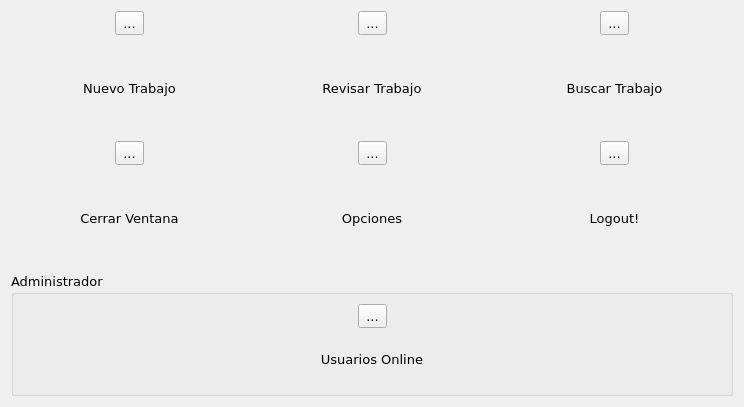
<?xml version="1.0" encoding="UTF-8"?>
<ui version="4.0">
 <class>wUserPanel</class>
 <widget class="QWidget" name="wUserPanel">
  <property name="geometry">
   <rect>
    <x>0</x>
    <y>0</y>
    <width>744</width>
    <height>407</height>
   </rect>
  </property>
  <property name="sizePolicy">
   <sizepolicy hsizetype="Fixed" vsizetype="Fixed">
    <horstretch>0</horstretch>
    <verstretch>0</verstretch>
   </sizepolicy>
  </property>
  <property name="font">
   <font>
    <family>Verdana</family>
    <pointsize>10</pointsize>
   </font>
  </property>
  <property name="windowTitle">
   <string>Form</string>
  </property>
  <layout class="QVBoxLayout" name="verticalLayout_8">
   <item>
    <layout class="QHBoxLayout" name="horizontalLayout_8">
     <item>
      <layout class="QVBoxLayout" name="verticalLayout">
       <item>
        <layout class="QHBoxLayout" name="horizontalLayout_4">
         <item>
          <spacer name="horizontalSpacer_7">
           <property name="orientation">
            <enum>Qt::Horizontal</enum>
           </property>
           <property name="sizeHint" stdset="0">
            <size>
             <width>40</width>
             <height>20</height>
            </size>
           </property>
          </spacer>
         </item>
         <item>
          <widget class="QToolButton" name="newJobButton">
           <property name="text">
            <string>...</string>
           </property>
           <property name="icon">
            <iconset resource="resources.qrc">
             <normaloff>:/icons/graphics/jobadd.png</normaloff>:/icons/graphics/jobadd.png</iconset>
           </property>
           <property name="iconSize">
            <size>
             <width>64</width>
             <height>64</height>
            </size>
           </property>
          </widget>
         </item>
         <item>
          <spacer name="horizontalSpacer_8">
           <property name="orientation">
            <enum>Qt::Horizontal</enum>
           </property>
           <property name="sizeHint" stdset="0">
            <size>
             <width>40</width>
             <height>20</height>
            </size>
           </property>
          </spacer>
         </item>
        </layout>
       </item>
       <item>
        <widget class="QLabel" name="label">
         <property name="text">
          <string>Nuevo Trabajo</string>
         </property>
         <property name="alignment">
          <set>Qt::AlignCenter</set>
         </property>
        </widget>
       </item>
      </layout>
     </item>
     <item>
      <layout class="QVBoxLayout" name="verticalLayout_2">
       <item>
        <layout class="QHBoxLayout" name="horizontalLayout_5">
         <item>
          <spacer name="horizontalSpacer_9">
           <property name="orientation">
            <enum>Qt::Horizontal</enum>
           </property>
           <property name="sizeHint" stdset="0">
            <size>
             <width>40</width>
             <height>20</height>
            </size>
           </property>
          </spacer>
         </item>
         <item>
          <widget class="QToolButton" name="viewJobButton">
           <property name="text">
            <string>...</string>
           </property>
           <property name="icon">
            <iconset resource="resources.qrc">
             <normaloff>:/icons/graphics/jobedit.png</normaloff>:/icons/graphics/jobedit.png</iconset>
           </property>
           <property name="iconSize">
            <size>
             <width>64</width>
             <height>64</height>
            </size>
           </property>
          </widget>
         </item>
         <item>
          <spacer name="horizontalSpacer_10">
           <property name="orientation">
            <enum>Qt::Horizontal</enum>
           </property>
           <property name="sizeHint" stdset="0">
            <size>
             <width>40</width>
             <height>20</height>
            </size>
           </property>
          </spacer>
         </item>
        </layout>
       </item>
       <item>
        <widget class="QLabel" name="label_2">
         <property name="text">
          <string>Revisar Trabajo</string>
         </property>
         <property name="alignment">
          <set>Qt::AlignCenter</set>
         </property>
        </widget>
       </item>
      </layout>
     </item>
     <item>
      <layout class="QVBoxLayout" name="verticalLayout_3">
       <item>
        <layout class="QHBoxLayout" name="horizontalLayout_6">
         <item>
          <spacer name="horizontalSpacer_11">
           <property name="orientation">
            <enum>Qt::Horizontal</enum>
           </property>
           <property name="sizeHint" stdset="0">
            <size>
             <width>40</width>
             <height>20</height>
            </size>
           </property>
          </spacer>
         </item>
         <item>
          <widget class="QToolButton" name="searchJobButton">
           <property name="text">
            <string>...</string>
           </property>
           <property name="icon">
            <iconset resource="resources.qrc">
             <normaloff>:/icons/graphics/edit-find.png</normaloff>:/icons/graphics/edit-find.png</iconset>
           </property>
           <property name="iconSize">
            <size>
             <width>64</width>
             <height>64</height>
            </size>
           </property>
          </widget>
         </item>
         <item>
          <spacer name="horizontalSpacer_12">
           <property name="orientation">
            <enum>Qt::Horizontal</enum>
           </property>
           <property name="sizeHint" stdset="0">
            <size>
             <width>40</width>
             <height>20</height>
            </size>
           </property>
          </spacer>
         </item>
        </layout>
       </item>
       <item>
        <widget class="QLabel" name="label_3">
         <property name="text">
          <string>Buscar Trabajo</string>
         </property>
         <property name="alignment">
          <set>Qt::AlignCenter</set>
         </property>
        </widget>
       </item>
      </layout>
     </item>
    </layout>
   </item>
   <item>
    <layout class="QHBoxLayout" name="horizontalLayout_7">
     <item>
      <layout class="QVBoxLayout" name="verticalLayout_6">
       <item>
        <layout class="QHBoxLayout" name="horizontalLayout_3">
         <item>
          <spacer name="horizontalSpacer_5">
           <property name="orientation">
            <enum>Qt::Horizontal</enum>
           </property>
           <property name="sizeHint" stdset="0">
            <size>
             <width>40</width>
             <height>20</height>
            </size>
           </property>
          </spacer>
         </item>
         <item>
          <widget class="QToolButton" name="closeButton">
           <property name="text">
            <string>...</string>
           </property>
           <property name="icon">
            <iconset resource="resources.qrc">
             <normaloff>:/icons/graphics/window-close-3.png</normaloff>:/icons/graphics/window-close-3.png</iconset>
           </property>
           <property name="iconSize">
            <size>
             <width>64</width>
             <height>64</height>
            </size>
           </property>
          </widget>
         </item>
         <item>
          <spacer name="horizontalSpacer_6">
           <property name="orientation">
            <enum>Qt::Horizontal</enum>
           </property>
           <property name="sizeHint" stdset="0">
            <size>
             <width>40</width>
             <height>20</height>
            </size>
           </property>
          </spacer>
         </item>
        </layout>
       </item>
       <item>
        <widget class="QLabel" name="label_4">
         <property name="text">
          <string>Cerrar Ventana</string>
         </property>
         <property name="alignment">
          <set>Qt::AlignCenter</set>
         </property>
        </widget>
       </item>
      </layout>
     </item>
     <item>
      <layout class="QVBoxLayout" name="verticalLayout_5">
       <item>
        <layout class="QHBoxLayout" name="horizontalLayout">
         <item>
          <spacer name="horizontalSpacer_2">
           <property name="orientation">
            <enum>Qt::Horizontal</enum>
           </property>
           <property name="sizeHint" stdset="0">
            <size>
             <width>40</width>
             <height>20</height>
            </size>
           </property>
          </spacer>
         </item>
         <item>
          <widget class="QToolButton" name="configButton">
           <property name="text">
            <string>...</string>
           </property>
           <property name="icon">
            <iconset resource="resources.qrc">
             <normaloff>:/icons/graphics/preferences-system.png</normaloff>:/icons/graphics/preferences-system.png</iconset>
           </property>
           <property name="iconSize">
            <size>
             <width>64</width>
             <height>64</height>
            </size>
           </property>
          </widget>
         </item>
         <item>
          <spacer name="horizontalSpacer">
           <property name="orientation">
            <enum>Qt::Horizontal</enum>
           </property>
           <property name="sizeHint" stdset="0">
            <size>
             <width>40</width>
             <height>20</height>
            </size>
           </property>
          </spacer>
         </item>
        </layout>
       </item>
       <item>
        <widget class="QLabel" name="label_5">
         <property name="text">
          <string>Opciones</string>
         </property>
         <property name="alignment">
          <set>Qt::AlignCenter</set>
         </property>
        </widget>
       </item>
      </layout>
     </item>
     <item>
      <layout class="QVBoxLayout" name="verticalLayout_4">
       <property name="sizeConstraint">
        <enum>QLayout::SetMaximumSize</enum>
       </property>
       <item>
        <layout class="QHBoxLayout" name="horizontalLayout_2">
         <item>
          <spacer name="horizontalSpacer_3">
           <property name="orientation">
            <enum>Qt::Horizontal</enum>
           </property>
           <property name="sizeHint" stdset="0">
            <size>
             <width>40</width>
             <height>20</height>
            </size>
           </property>
          </spacer>
         </item>
         <item>
          <widget class="QToolButton" name="logoutButton">
           <property name="sizePolicy">
            <sizepolicy hsizetype="Fixed" vsizetype="Fixed">
             <horstretch>58</horstretch>
             <verstretch>0</verstretch>
            </sizepolicy>
           </property>
           <property name="layoutDirection">
            <enum>Qt::LeftToRight</enum>
           </property>
           <property name="autoFillBackground">
            <bool>false</bool>
           </property>
           <property name="text">
            <string>...</string>
           </property>
           <property name="icon">
            <iconset resource="resources.qrc">
             <normaloff>:/icons/graphics/im-kick-user.png</normaloff>:/icons/graphics/im-kick-user.png</iconset>
           </property>
           <property name="iconSize">
            <size>
             <width>64</width>
             <height>64</height>
            </size>
           </property>
          </widget>
         </item>
         <item>
          <spacer name="horizontalSpacer_4">
           <property name="orientation">
            <enum>Qt::Horizontal</enum>
           </property>
           <property name="sizeHint" stdset="0">
            <size>
             <width>40</width>
             <height>20</height>
            </size>
           </property>
          </spacer>
         </item>
        </layout>
       </item>
       <item>
        <widget class="QLabel" name="label_6">
         <property name="sizePolicy">
          <sizepolicy hsizetype="Minimum" vsizetype="Minimum">
           <horstretch>0</horstretch>
           <verstretch>0</verstretch>
          </sizepolicy>
         </property>
         <property name="text">
          <string>Logout!</string>
         </property>
         <property name="alignment">
          <set>Qt::AlignCenter</set>
         </property>
        </widget>
       </item>
      </layout>
     </item>
    </layout>
   </item>
   <item>
    <widget class="QGroupBox" name="adminGroupBox">
     <property name="title">
      <string>Administrador</string>
     </property>
     <layout class="QHBoxLayout" name="horizontalLayout_10">
      <item>
       <layout class="QVBoxLayout" name="verticalLayout_7">
        <item>
         <layout class="QHBoxLayout" name="horizontalLayout_9">
          <item>
           <spacer name="horizontalSpacer_13">
            <property name="orientation">
             <enum>Qt::Horizontal</enum>
            </property>
            <property name="sizeHint" stdset="0">
             <size>
              <width>40</width>
              <height>20</height>
             </size>
            </property>
           </spacer>
          </item>
          <item>
           <widget class="QToolButton" name="usersButton">
            <property name="text">
             <string>...</string>
            </property>
            <property name="icon">
             <iconset resource="resources.qrc">
              <normaloff>:/icons/graphics/im-user.png</normaloff>:/icons/graphics/im-user.png</iconset>
            </property>
            <property name="iconSize">
             <size>
              <width>64</width>
              <height>64</height>
             </size>
            </property>
           </widget>
          </item>
          <item>
           <spacer name="horizontalSpacer_14">
            <property name="orientation">
             <enum>Qt::Horizontal</enum>
            </property>
            <property name="sizeHint" stdset="0">
             <size>
              <width>40</width>
              <height>20</height>
             </size>
            </property>
           </spacer>
          </item>
         </layout>
        </item>
        <item>
         <widget class="QLabel" name="label_7">
          <property name="text">
           <string>Usuarios Online</string>
          </property>
          <property name="alignment">
           <set>Qt::AlignCenter</set>
          </property>
         </widget>
        </item>
       </layout>
      </item>
     </layout>
    </widget>
   </item>
  </layout>
  <zorder></zorder>
  <zorder>adminGroupBox</zorder>
 </widget>
 <resources>
  <include location="resources.qrc"/>
  <include location="resources.qrc"/>
  <include location="resources.qrc"/>
 </resources>
 <connections/>
</ui>
